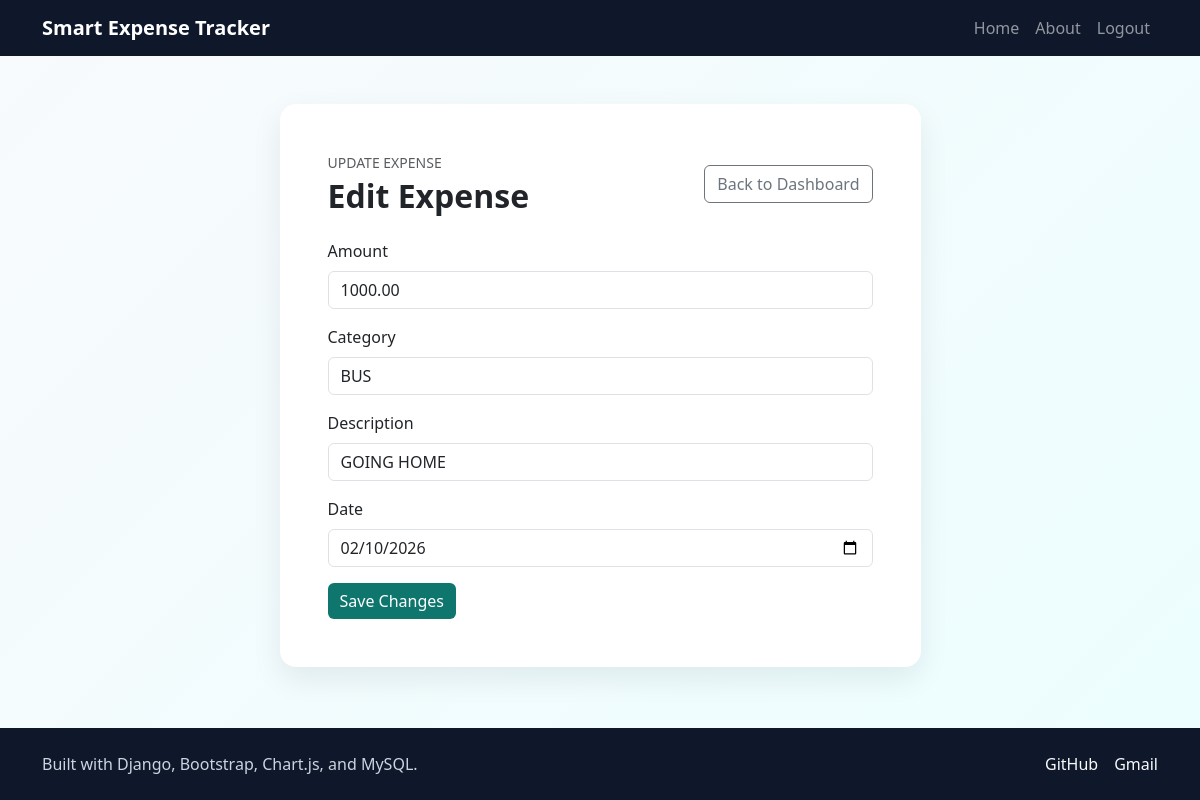
Page /edit/2/ (signed in) on the committed database.
### expenses/models.py (models this page shows, shortened)
class Expense(models.Model):
    user = models.ForeignKey(settings.AUTH_USER_MODEL, on_delete=models.CASCADE, related_name='expenses')
    amount = models.DecimalField(max_digits=10, decimal_places=2)
    category = models.CharField(max_length=100)
    description = models.CharField(max_length=255)
    date = models.DateField()
    class Meta:
        ordering = ['-date', '-id']

### expenses/views.py (the view)
# urls.py: path('edit/<int:expense_id>/', edit_expense_view, name='edit_expense'),
@login_required
def edit_expense_view(request, expense_id):
    expense = get_object_or_404(Expense, id=expense_id, user=request.user)
    if request.method == 'POST':
        form = ExpenseForm(request.POST, instance=expense)
        if form.is_valid():
            form.save()
            messages.success(request, 'Expense updated successfully.')
            return redirect('home')
    else:
        form = ExpenseForm(instance=expense)
    return render(request, 'edit.html', {'form': form, 'expense': expense})

### expenses/forms.py
class ExpenseForm(forms.ModelForm):
    class Meta:
        model = Expense
        fields = ['amount', 'category', 'description', 'date']
        widgets = {
            'amount': forms.NumberInput(attrs={'step': '0.01'}),
            'date': StyledDateInput(),
        }

### expenses/templates/edit.html (shortened to what this page needs)
{% extends 'base.html' %}
{% block content %}
<div class='row justify-content-center'>
<div class='col-lg-7'>
<div class='card brand-card p-4 p-lg-5'>
<div class='d-flex justify-content-between align-items-center mb-4'>
<div><p class='text-uppercase small text-muted mb-1'>Update Expense</p><h1 class='h2 fw-bold mb-0'>Edit Expense</h1></div>
<a class='btn btn-outline-secondary' href='{% url 'home' %}'>Back to Dashboard</a>
</div>
<form method='post'>
<div class='mb-3'><label class='form-label'>Amount</label>{{ form.amount }}</div>
<div class='mb-3'><label class='form-label'>Category</label>{{ form.category }}</div>
<div class='mb-3'><label class='form-label'>Description</label>{{ form.description }}</div>
<div class='mb-3'><label class='form-label'>Date</label>{{ form.date }}</div>
<button type='submit' class='btn btn-brand'>Save Changes</button>
</form>
</div>
</div>
</div>
{% endblock %}

### expenses/templates/base.html (style rules this page uses)
body { background: linear-gradient(135deg, #f8fafc, #ecfeff); min-height: 100vh; display: flex; flex-direction: column; }
.brand-card { border: 0; border-radius: 1rem; box-shadow: 0 12px 30px rgba(15, 23, 42, 0.08); transition: transform 0.2s ease, box-shadow 0.2s ease; }
.btn-brand { background: #0f766e; color: white; border: none; transition: transform 0.2s ease, box-shadow 0.2s ease; }

### rows in the picture
Expense: amount "1000.00", category "BUS", description "GOING HOME", date "02/10/2026"
